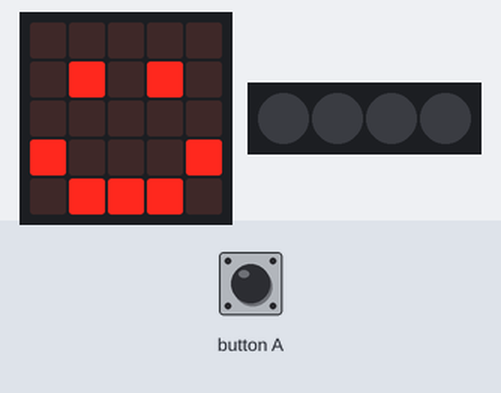
This program was run on a simulated BBC micro:bit (MakeCode). Shown: the board's 5×5 LED display, 4 RGB LEDs in strip order, left to right. The inputs (shaded band) are chosen by the test bench. Dim RGB values are drawn brighter than linear.

Above: at 1.8 s.
1.9 s: button A pressed for 0.15 s
At 2.8 s:
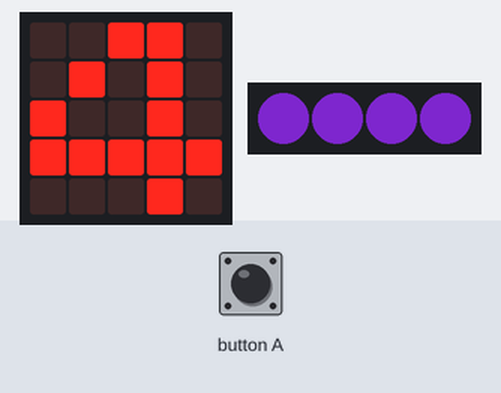
At 4.7 s:
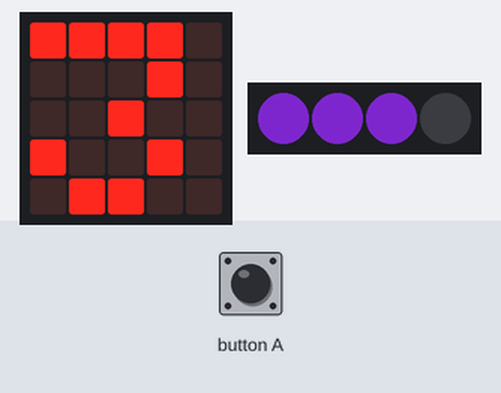
Timing chart, 0 to 10.6 s (numbered marks = the images above; inputs shaded):
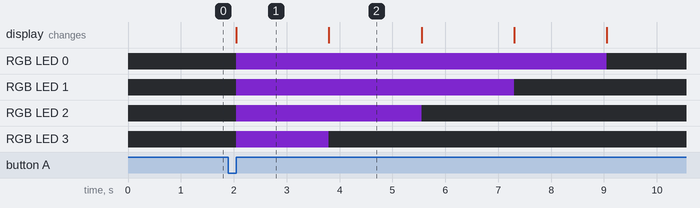

The program:

main.ts
```typescript
// (licence header left out)
// variables
const strip = neopixel.create(DigitalPin.P16, 4, NeoPixelMode.RGB)
let counter = 0

basic.showIcon(IconNames.Happy)

// button a
input.onButtonPressed(Button.A, function() {
    while (counter <= 4) {
    strip.clear()

    // display number
    const displayValue = 4 - counter

        // show neopixels
        strip.range(0, displayValue).showColor(neopixel.colors(NeoPixelColors.Violet))
        basic.showNumber(displayValue)

        basic.pause(1000)

        // change number
        counter = counter + 1
    }

    strip.clear()
    strip.show()
    basic.clearScreen()
    basic.showIcon(IconNames.Happy)
})
```

Measured:
- after the input at 1.9 s, RGB LED 0: off → RGB(69, 21, 113) after 0.15 s, → off 7.0 s later; RGB LED 1: off → RGB(69, 21, 113) after 0.15 s, → off 5.3 s later; RGB LED 2: off → RGB(69, 21, 113) after 0.15 s, → off 3.5 s later; RGB LED 3: off → RGB(69, 21, 113) after 0.15 s, → off 1.8 s later; the display: changes after 0.15 s (image 1)
- what the display in image 1 shows lasts 1.7 s, from 2.1 s to 3.8 s
